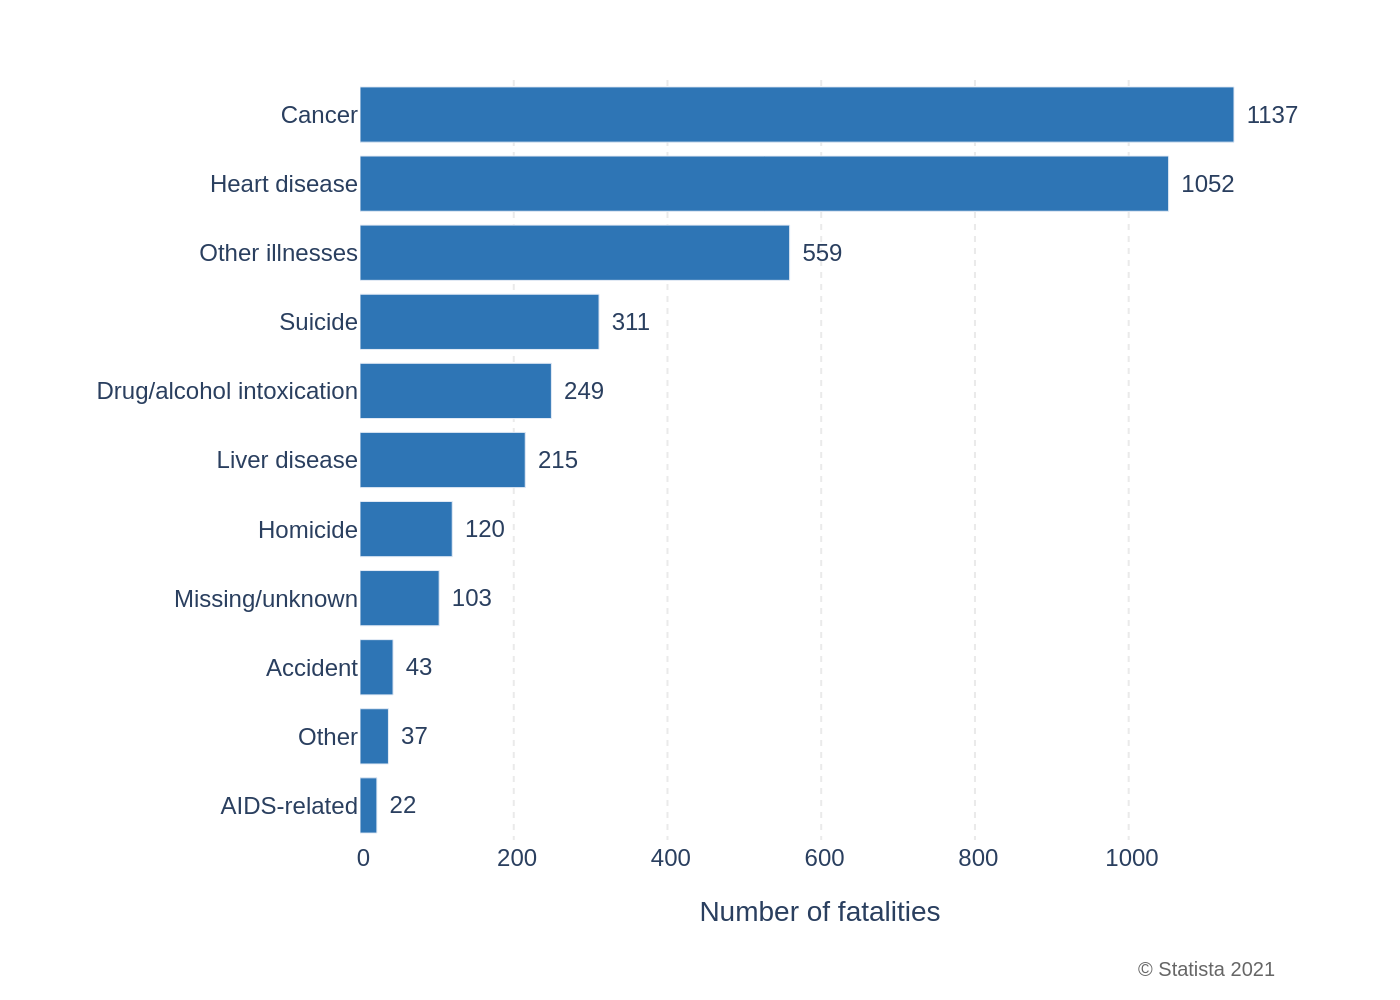

Write Python code to recreate this figure.
import sys
import json
import plotly.graph_objects as go
import pathlib

# Check for command-line argument
if len(sys.argv) != 2:
    print("Usage: python script.py <path_to_json_file>")
    sys.exit(1)

json_path = sys.argv[1]

# Read data from the specified JSON file
try:
    with open(json_path, 'r', encoding='utf-8') as f:
        chart_info = json.load(f)
except FileNotFoundError:
    print(f"Error: JSON file not found at {json_path}")
    sys.exit(1)
except json.JSONDecodeError:
    print(f"Error: Could not decode JSON from {json_path}")
    sys.exit(1)

# Extract data for plotting
chart_data = chart_info.get('chart_data', [])
texts = chart_info.get('texts', {})
colors = chart_info.get('colors', [])

# Prepare data in the correct order for horizontal bar chart
# Reversing is necessary for Plotly to display the first item at the top
categories = [item['category'] for item in chart_data]
values = [item['value'] for item in chart_data]
categories.reverse()
values.reverse()

# Create the figure
fig = go.Figure()

# Add the bar trace
fig.add_trace(go.Bar(
    y=categories,
    x=values,
    orientation='h',
    marker=dict(color=colors[0]),
    text=values,
    texttemplate='%{x: }',
    textposition='outside',
    hoverinfo='none',
    cliponaxis=False
))

# Update layout for a clean, professional look
fig.update_layout(
    font=dict(family="Arial", size=12),
    plot_bgcolor='white',
    paper_bgcolor='white',
    margin=dict(l=180, r=60, t=40, b=80),
    showlegend=False,
    xaxis=dict(
        title=texts.get('x_axis_title'),
        showgrid=True,
        gridcolor='#EAEAEA',
        griddash='dot',
        zeroline=False,
        showline=False,
        tickformat=' ',  # Use space as thousands separator
        side='bottom'
    ),
    yaxis=dict(
        title=texts.get('y_axis_title'),
        showgrid=False,
        showline=False,
        ticks='',
        categoryorder='array', 
        categoryarray=categories
    ),
    annotations=[
        dict(
            xref='paper', yref='paper',
            x=1.0, y=-0.15,
            xanchor='right', yanchor='top',
            text=texts.get('source'),
            showarrow=False,
            font=dict(size=10, color='#666666')
        )
    ]
)

# Generate output filename from input JSON path
base_filename = pathlib.Path(json_path).stem
output_filename = f"{base_filename}.png"

# Save the figure as a PNG image
fig.write_image(output_filename, scale=2)

print(f"Chart saved to {output_filename}")
